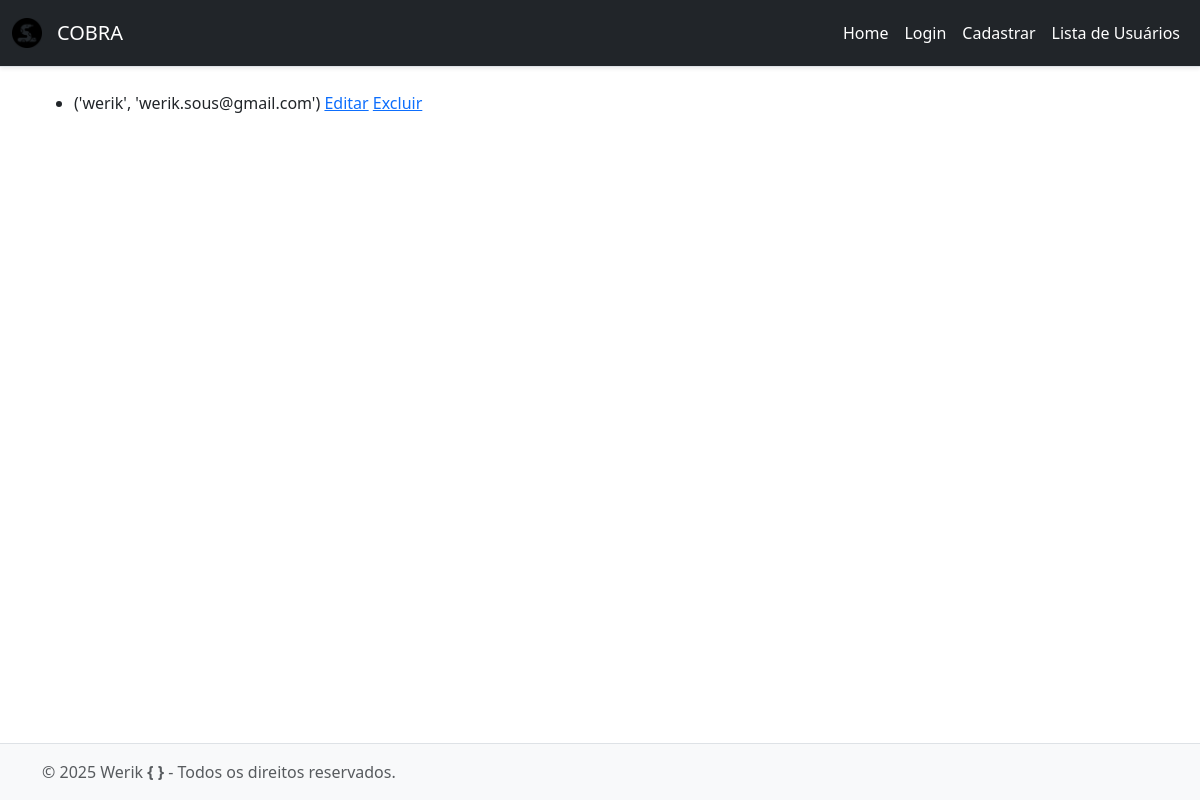
The app's page /usuarios/list, older data.
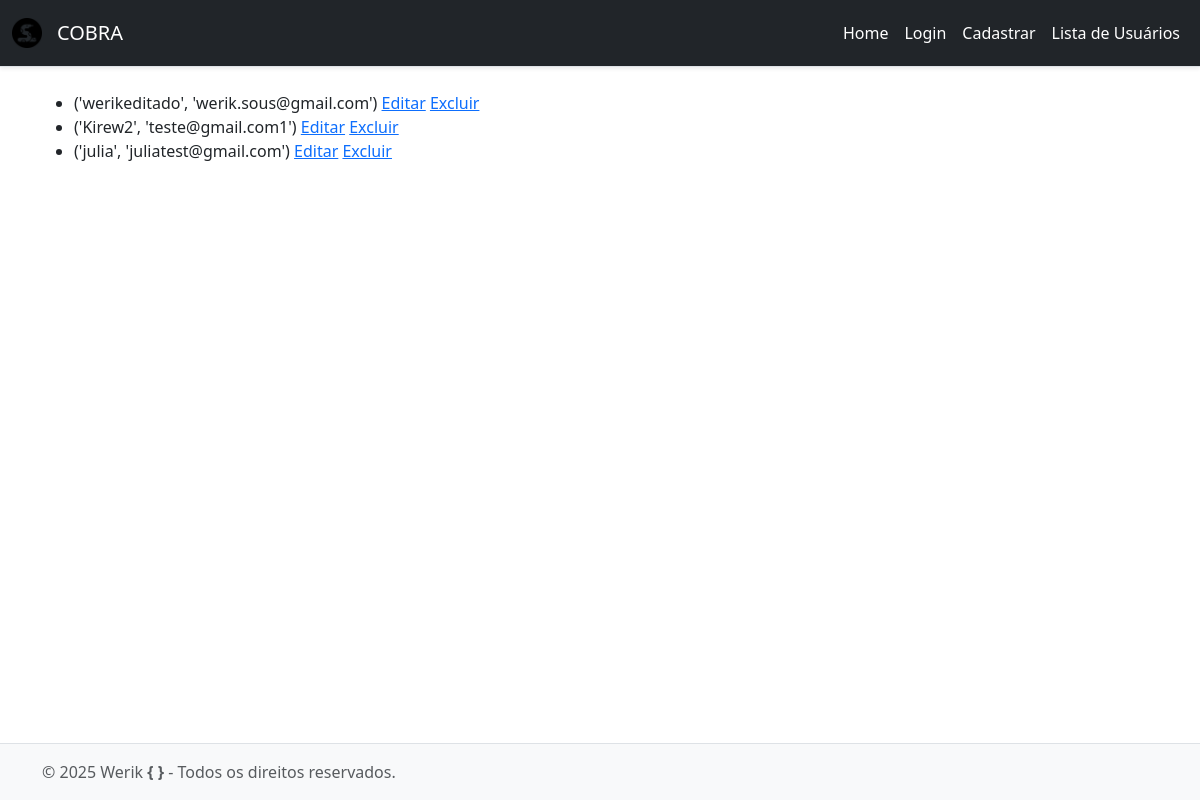
The same page, newer data.
### app/models.py (models this page shows, shortened)
class Usuario(db.Model):
    __tablename__ = 'usuarios'
    id = db.Column(db.Integer, primary_key=True)
    nome = db.Column(db.String(80), nullable=False)
    email = db.Column(db.String(120), unique=True, nullable=False)
    senha = db.Column(db.String(120), nullable=False)

### app/routers/usuarios.py (the view)
@bp_usuarios.route('/list')
def list():
    usuarios = Usuario.query.all()
    return render_template('usuarios_list.html', usuarios=usuarios, now=datetime.now())

### app/templates/usuarios_list.html
{% extends 'base.html' %}
{% block conteudo %}
        <ul>
            {% for usuario in usuarios %}
                <li>{{ usuario.nome, usuario.email }}
                    <a href="{{ url_for('usuarios.update', id=usuario.id) }}">Editar</a>
                    <a href="{{ url_for('usuarios.delete', id=usuario.id) }}">Excluir</a>
                </li>
            {% endfor %}
        </ul>
    {% endblock %}

### app/templates/base.html (shortened to what this page needs)
<!DOCTYPE html>
<html lang="pt-br">
<head>
    <link rel="stylesheet" href="{{ url_for('static', filename='css/styles.css') }}">
    <link href="https://cdn.jsdelivr.net/npm/bootstrap@5.3.2/dist/css/bootstrap.min.css" rel="stylesheet">
</head>
<body>
    <nav class="navbar navbar-expand-lg bg-dark border-bottom shadow-sm">
        <div class="container-fluid">
            <img src="/app/static/img/snake_15046130.png" alt="Logo" width="30" height="30"
                class="d-inline-block align-text-top">
            <a class="navbar-brand" href="/index">
                COBRA
            </a>
            <div class="collapse navbar-collapse" id="navbarNav">
                <ul class="navbar-nav ms-auto">
                    <li class="nav-item">
                        <a class="nav-link" href="/index">Home</a>
                    </li>
                    <li class="nav-item">
                        <a class="nav-link" href="/login">Login</a>
                    </li>
                    <li class="nav-item">
                        <a class="nav-link" href="/usuarios/create">Cadastrar</a>
                    </li>
                    <li class="nav-item">
                        <a class="nav-link" href="/usuarios/list">Lista de Usuários</a>
                    </li>
                </ul>
            </div>
        </div>
    </nav>
    <div class="container mt-4">
        {% block conteudo %}
        {% endblock %}
    </div>
    <footer class="bg-light text-center text-lg-start border-top mt-auto py-3">
        <div class="container">
            <p class="mb-0 text-muted">
                &copy; {{ now.year }} Werik <span>{ }</span> - Todos os direitos reservados.
            </p>
        </div>
    </footer>
</body>
</html>

### app/static/css/styles.css (style rules this page uses)
html, body { height: 100%; font-family: Arial, sans-serif; }
body { display: flex; flex-direction: column; }
.navbar { background-color: #333; padding: 15px; display: flex; justify-content: space-between; align-items: center; }
.navbar a { color: white; text-decoration: none; padding: 10px 15px; }
.container { flex: 1; }
span { font-weight: bold; }

Row changes from the older to the newer data that the page shows:
changed Usuario: nome+email "('werik', 'werik.sous@gmail.com')" → "('werikeditado', 'werik.sous@gmail.com')"
added Usuario: nome+email "('Kirew2', 'teste@gmail.com1')"
added Usuario: nome+email "('julia', 'juliatest@gmail.com')"
